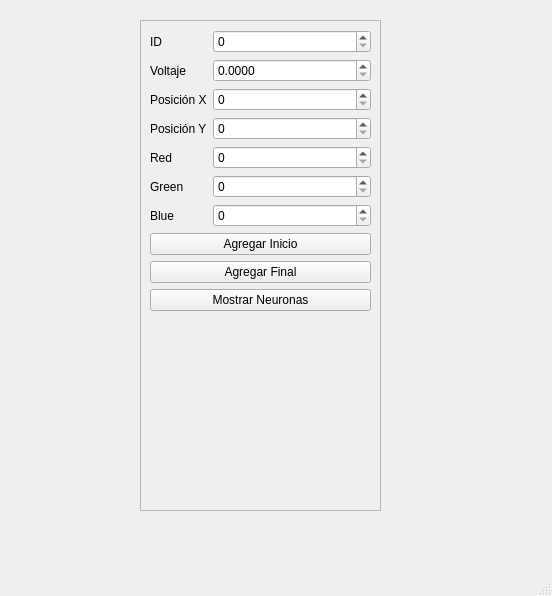
<?xml version="1.0" encoding="UTF-8"?>
<ui version="4.0">
 <class>MainWindow</class>
 <widget class="QMainWindow" name="MainWindow">
  <property name="geometry">
   <rect>
    <x>0</x>
    <y>0</y>
    <width>552</width>
    <height>596</height>
   </rect>
  </property>
  <property name="windowTitle">
   <string>MainWindow</string>
  </property>
  <widget class="QWidget" name="centralwidget">
   <widget class="QStackedWidget" name="stackedWidget">
    <property name="geometry">
     <rect>
      <x>10</x>
      <y>0</y>
      <width>521</width>
      <height>551</height>
     </rect>
    </property>
    <property name="currentIndex">
     <number>0</number>
    </property>
    <widget class="QWidget" name="page">
     <widget class="QFrame" name="frame_2">
      <property name="geometry">
       <rect>
        <x>130</x>
        <y>20</y>
        <width>241</width>
        <height>491</height>
       </rect>
      </property>
      <property name="frameShape">
       <enum>QFrame::StyledPanel</enum>
      </property>
      <property name="frameShadow">
       <enum>QFrame::Raised</enum>
      </property>
      <layout class="QFormLayout" name="formLayout_2">
       <item row="2" column="0">
        <widget class="QLabel" name="label_8">
         <property name="text">
          <string>ID</string>
         </property>
        </widget>
       </item>
       <item row="2" column="1">
        <widget class="QSpinBox" name="spinBoxID">
         <property name="maximum">
          <number>9999</number>
         </property>
        </widget>
       </item>
       <item row="5" column="0">
        <widget class="QLabel" name="label_9">
         <property name="text">
          <string>Voltaje</string>
         </property>
        </widget>
       </item>
       <item row="5" column="1">
        <widget class="QDoubleSpinBox" name="doubleSpinBoxV">
         <property name="decimals">
          <number>4</number>
         </property>
         <property name="maximum">
          <double>9999.989999999999782</double>
         </property>
        </widget>
       </item>
       <item row="8" column="0">
        <widget class="QLabel" name="label_10">
         <property name="text">
          <string>Posición X</string>
         </property>
        </widget>
       </item>
       <item row="8" column="1">
        <widget class="QSpinBox" name="spinBoxX">
         <property name="maximum">
          <number>9999</number>
         </property>
        </widget>
       </item>
       <item row="10" column="0">
        <widget class="QLabel" name="label_11">
         <property name="text">
          <string>Posición Y</string>
         </property>
        </widget>
       </item>
       <item row="10" column="1">
        <widget class="QSpinBox" name="spinBoxY">
         <property name="maximum">
          <number>9999</number>
         </property>
        </widget>
       </item>
       <item row="13" column="0">
        <widget class="QLabel" name="label_12">
         <property name="text">
          <string>Red</string>
         </property>
        </widget>
       </item>
       <item row="13" column="1">
        <widget class="QSpinBox" name="spinBoxR">
         <property name="readOnly">
          <bool>false</bool>
         </property>
         <property name="maximum">
          <number>255</number>
         </property>
        </widget>
       </item>
       <item row="14" column="0">
        <widget class="QLabel" name="label_14">
         <property name="text">
          <string>Green</string>
         </property>
        </widget>
       </item>
       <item row="14" column="1">
        <widget class="QSpinBox" name="spinBoxG">
         <property name="readOnly">
          <bool>false</bool>
         </property>
         <property name="maximum">
          <number>255</number>
         </property>
        </widget>
       </item>
       <item row="15" column="0">
        <widget class="QLabel" name="label_13">
         <property name="text">
          <string>Blue</string>
         </property>
        </widget>
       </item>
       <item row="15" column="1">
        <widget class="QSpinBox" name="spinBoxB">
         <property name="readOnly">
          <bool>false</bool>
         </property>
         <property name="maximum">
          <number>255</number>
         </property>
        </widget>
       </item>
       <item row="16" column="0" colspan="2">
        <widget class="QPushButton" name="pushButtonAI">
         <property name="text">
          <string>Agregar Inicio</string>
         </property>
        </widget>
       </item>
       <item row="17" column="0" colspan="2">
        <widget class="QPushButton" name="pushButtonAF">
         <property name="text">
          <string>Agregar Final</string>
         </property>
        </widget>
       </item>
       <item row="19" column="0" colspan="2">
        <widget class="QPushButton" name="pushButtonM">
         <property name="text">
          <string>Mostrar Neuronas</string>
         </property>
        </widget>
       </item>
       <item row="20" column="0" colspan="2">
        <widget class="QLabel" name="labelMostrar">
         <property name="text">
          <string/>
         </property>
        </widget>
       </item>
      </layout>
     </widget>
    </widget>
    <widget class="QWidget" name="page_2">
     <widget class="QLabel" name="label">
      <property name="geometry">
       <rect>
        <x>10</x>
        <y>10</y>
        <width>151</width>
        <height>31</height>
       </rect>
      </property>
      <property name="text">
       <string>Neuronas Guardadas</string>
      </property>
     </widget>
     <widget class="QPushButton" name="pushButtonRegresar">
      <property name="geometry">
       <rect>
        <x>220</x>
        <y>470</y>
        <width>91</width>
        <height>24</height>
       </rect>
      </property>
      <property name="text">
       <string>Regresar</string>
      </property>
     </widget>
     <widget class="QPlainTextEdit" name="plainTextEditMostrar">
      <property name="geometry">
       <rect>
        <x>10</x>
        <y>60</y>
        <width>511</width>
        <height>361</height>
       </rect>
      </property>
      <property name="readOnly">
       <bool>true</bool>
      </property>
     </widget>
     <widget class="QLabel" name="label_2">
      <property name="geometry">
       <rect>
        <x>10</x>
        <y>40</y>
        <width>49</width>
        <height>16</height>
       </rect>
      </property>
      <property name="text">
       <string>ID</string>
      </property>
     </widget>
     <widget class="QLabel" name="label_3">
      <property name="geometry">
       <rect>
        <x>80</x>
        <y>40</y>
        <width>49</width>
        <height>16</height>
       </rect>
      </property>
      <property name="text">
       <string>Voltaje</string>
      </property>
     </widget>
     <widget class="QLabel" name="label_4">
      <property name="geometry">
       <rect>
        <x>150</x>
        <y>40</y>
        <width>61</width>
        <height>16</height>
       </rect>
      </property>
      <property name="text">
       <string>Posición X</string>
      </property>
     </widget>
     <widget class="QLabel" name="label_5">
      <property name="geometry">
       <rect>
        <x>230</x>
        <y>40</y>
        <width>61</width>
        <height>16</height>
       </rect>
      </property>
      <property name="text">
       <string>Posición Y</string>
      </property>
     </widget>
     <widget class="QLabel" name="label_7">
      <property name="geometry">
       <rect>
        <x>330</x>
        <y>40</y>
        <width>21</width>
        <height>16</height>
       </rect>
      </property>
      <property name="text">
       <string>RED</string>
      </property>
     </widget>
     <widget class="QLabel" name="label_15">
      <property name="geometry">
       <rect>
        <x>400</x>
        <y>40</y>
        <width>41</width>
        <height>16</height>
       </rect>
      </property>
      <property name="text">
       <string>GREEN</string>
      </property>
     </widget>
     <widget class="QLabel" name="label_16">
      <property name="geometry">
       <rect>
        <x>480</x>
        <y>40</y>
        <width>31</width>
        <height>16</height>
       </rect>
      </property>
      <property name="text">
       <string>BLUE</string>
      </property>
     </widget>
     <widget class="QPushButton" name="pushButtonGuardar">
      <property name="geometry">
       <rect>
        <x>10</x>
        <y>430</y>
        <width>221</width>
        <height>24</height>
       </rect>
      </property>
      <property name="text">
       <string>Guardar</string>
      </property>
     </widget>
     <widget class="QPushButton" name="pushButtonRecuperar">
      <property name="geometry">
       <rect>
        <x>300</x>
        <y>430</y>
        <width>221</width>
        <height>24</height>
       </rect>
      </property>
      <property name="text">
       <string>Recuperar</string>
      </property>
     </widget>
     <widget class="QLabel" name="labelMostrar2">
      <property name="geometry">
       <rect>
        <x>20</x>
        <y>510</y>
        <width>491</width>
        <height>16</height>
       </rect>
      </property>
      <property name="text">
       <string/>
      </property>
     </widget>
     <widget class="QLabel" name="labelMostrar3">
      <property name="geometry">
       <rect>
        <x>20</x>
        <y>530</y>
        <width>491</width>
        <height>16</height>
       </rect>
      </property>
      <property name="text">
       <string/>
      </property>
     </widget>
    </widget>
   </widget>
  </widget>
  <widget class="QMenuBar" name="menubar">
   <property name="geometry">
    <rect>
     <x>0</x>
     <y>0</y>
     <width>552</width>
     <height>21</height>
    </rect>
   </property>
  </widget>
  <widget class="QStatusBar" name="statusbar"/>
 </widget>
 <resources/>
 <connections/>
</ui>
